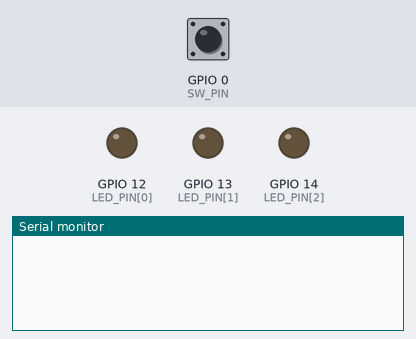
This sketch was run on a simulated ESP8266 (NodeMCU). On the bench: output pins drawn as LEDs (lit = HIGH), the last lines printed to the serial monitor. The test bench sets the inputs (shaded band); at power-on: GPIO 0 (SW_PIN) HIGH.

Above: at 1.2 s.
1.3 s: GPIO 0 (SW_PIN) pulled LOW for 0.15 s
At 2.5 s:
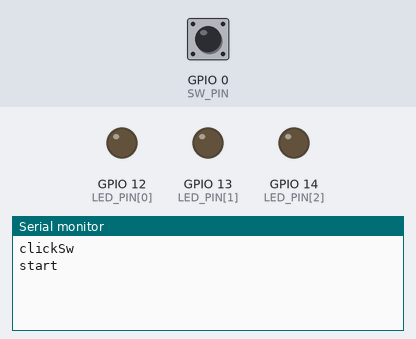
2.9 s: GPIO 0 (SW_PIN) pulled LOW for 1 s
At 4.0 s:
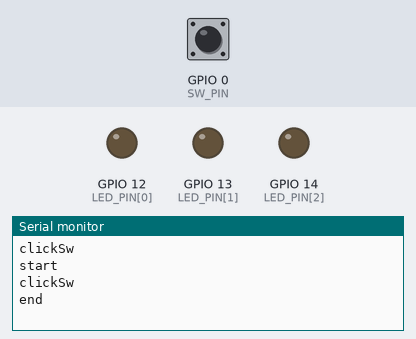

Measured:
- after the input at 1.3 s, the serial monitor: prints a new line at once (image 1)
- after the input at 2.9 s, the serial monitor: prints a new line at once (image 2)

The sketch:

blinkrhythm.ino
```cpp
#include "blinkrhythm.h"

void setup() {
  //シリアルを初期化
  Serial.begin(115200);

  //スイッチ初期化
  swInit();

  //Wi-FiをAPとして初期化
  initAP();

  //LEDピンを初期化
  ledInit();

  //UDP初期化
  udpInit();
}

void loop() {
  //受信処理
  if(udpReceiveMetro.check() == 1){
    udpReceive();
  }

  //送信処理
  if(udpSendMetro.check() == 1){
    //送信処理
    udpBroadcast();
  }
}

//スイッチ初期化
void swInit(){
  pinMode(SW_PIN, INPUT);
  attachInterrupt(SW_PIN, clickSw, FALLING);
}

//Wi-Fi 初期化
void initAP(){
  WiFi.mode(WIFI_AP_STA);
  WiFi.softAPConfig(ip, ip, subnet);
  WiFi.softAP(WIFI_SSID, WIFI_PWD);
}

//受信処理
void udpReceive(){
  //Serial.println("udpReceive");
  int size = udp.parsePacket();
  if(size > 0){
    //Serial.print("receive size ");
    //Serial.println(size);

    memset(packetBuffer, 0, sizeof(packetBuffer));
    int len = udp.read(packetBuffer, BUFF_SIZE);
    if(len > 0){
      //構造体キャストして扱いやすくする
      CmdPack* pack = (CmdPack *)&packetBuffer;
      Serial.println("----");
      Serial.println(pack->id,HEX);
      Serial.println(pack->blink,HEX);
      Serial.println(pack->sec,HEX);
      Serial.println("----");

      //idにあわせた LEDを点灯 させる
      if(pack->blink == 1){
        ledBlink(LED_PIN[pack->id]);
        //瞬き回数をカウントする
        if(pack->id == 0){
          sendBroadcastPack.p++;
        }
        else if(pack->id == 1){
          sendBroadcastPack.c1++;
        }
        else if(pack->id == 2){
          sendBroadcastPack.c2++;
        }
      }
    }
  }
}

//LEDピンを初期化
void ledInit(){
  //LEDピンをデジタル出力として初期化
  for(int i=0;i<LED_PIN_ARRAY_SIZE;i++)
    pinMode(LED_PIN[i], OUTPUT);
}

//LEDを点灯後に消灯
void ledBlink(int led){
  digitalWrite(led, LED_ON);
  delay(300);
  digitalWrite(led, LED_OFF);
}

//UDP初期化
void udpInit(){
  //UDP受信ができるように設定
  udp.begin(UDP_PORT);
}

//サーボ初期化
void servoInit(){
  servo.attach(SERVO_PIN);
  servo.write(0);
}

void udpBroadcast(){
  if(sendBroadcastPack.status > 0){
    //測定結果の比較
    if(sendBroadcastPack.status == 2){
      if((sendBroadcastPack.p == sendBroadcastPack.c1)
        ||(sendBroadcastPack.p == sendBroadcastPack.c2)){
        //どちらかの回数が一致した場合 サーボを動かす
        //TODO 実機に合わせて動きの修正が必要
        servo.write(0);
        delay(300);
        servo.write(45);
        delay(300);
        servo.write(0);
      }
    }

    //結果を Broadcast 送信する
    sendBroadcast( sendBroadcastPack );

    if(sendBroadcastPack.status == 2){
      //ブロードキャストしたので sendBroadcastPackを初期値へ戻す
      sendBroadcastPack.status = 0;
      sendBroadcastPack.p = 0;
      sendBroadcastPack.c1 = 0;
      sendBroadcastPack.c2 = 0;
    }
  }
}

//ブロードキャストする
void sendBroadcast(BroadcastPack pack){
  //Serial.println("sendBroadcast");
  udp.beginPacket(UDP_BROADCAST_IP, UDP_PORT);
  udp.write((char*)&pack,sizeof(BroadcastPack));
  udp.endPacket();
}

//SWが押されたとき
void clickSw(){
  Serial.println("clickSw");
  if(sendBroadcastPack.status == 0){
    Serial.println("start");
    //ゲーム スタート
    sendBroadcastPack.status = 1;
  }
  else{
    Serial.println("end");
    //ゲーム 終了
    sendBroadcastPack.status = 2;
  }
}
```

blinkrhythm.h
```cpp
#include <Metro.h>
#include <Servo.h>
#include <ESP8266WiFi.h>
#include <WiFiUDP.h>

//受信
Metro udpReceiveMetro = Metro(100);

//送信
Metro udpSendMetro = Metro(100);

//WiFi AP情報
#define WIFI_SSID "blinkrhythm"
#define WIFI_PWD "jinsmeme"
IPAddress ip(192,168,10,1);
IPAddress subnet(255,255,255,0);

WiFiUDP udp;
#define UDP_PORT 2390
#define UDP_BROADCAST_IP "192.168.10.255"

const int BUFF_SIZE = 3;
char packetBuffer[BUFF_SIZE];

//LEDは12,13,14pin
const int LED_PIN_ARRAY_SIZE = 3;
const int LED_PIN[LED_PIN_ARRAY_SIZE] = {12,13,14};

#define LED_ON LOW
#define LED_OFF HIGH

//Servo 2
#define SERVO_PIN 2
Servo servo;

//SW 0
#define SW_PIN 0

//受信データを扱いやすくするための構造体
struct CmdPack {
  char id;
  char blink;
  char sec;
};

//送信パケット
struct BroadcastPack {
  char status;
  char p;
  char c1;
  char c2;
};

struct BroadcastPack sendBroadcastPack;
```
